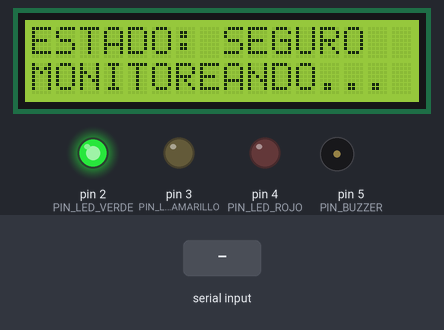
Bench run of a sketch on a simulated Arduino Uno, built with avr-gcc and run on an emulated ATmega328P. Parts: 16×2 character LCD, output pins drawn as LEDs (lit = HIGH), buzzer (waves = sounding). Dashed ring = blinking. Inputs (shaded band) come from the test bench.

Above: at 3.3 s.
3.4 s: "B" received over Serial
At 3.72 s:
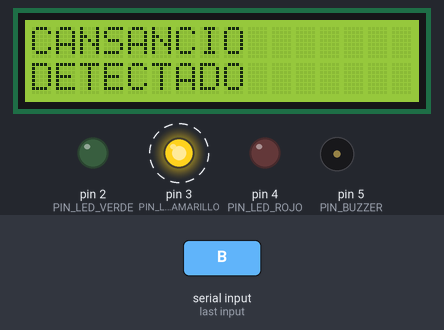
5.9 s: "C" received over Serial
At 7.65 s:
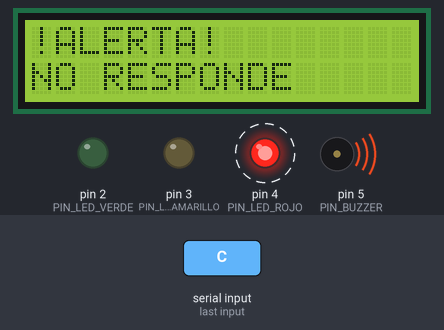
7.7 s: "D" received over Serial
At 8.9 s:
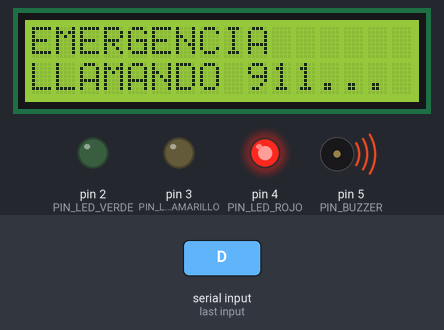
9.2 s: "1" received over Serial
At 10.5 s:
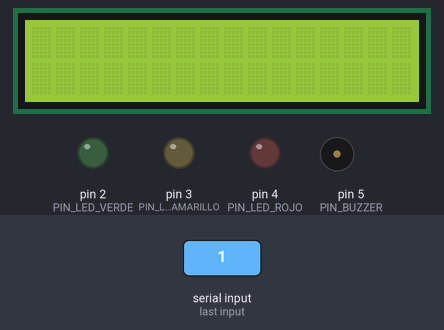
Timing chart, 0 to 11.7 s (numbered marks = the images above; inputs shaded):
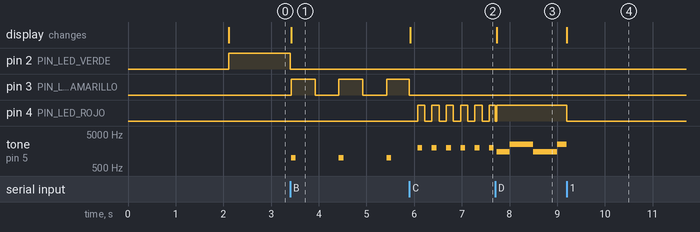

The sketch:

04_Integracion_Arduino.ino
```cpp
// ==========================================
// IMPORTACIÓN DE LIBRERÍAS
// ==========================================
#include <Wire.h>              // Librería estándar para comunicarse con dispositivos I2C (como el LCD)
#include <LiquidCrystal_I2C.h> // Librería para controlar pantallas LCD que tienen el módulo I2C soldado

// ==========================================
// CONFIGURACIÓN DE PINES (HARDWARE)
// ==========================================
// Definimos constantes para los pines donde conectamos los componentes.
// Usamos 'const int' para ahorrar memoria y evitar cambios accidentales.

// LEDs del semáforo de estado
const int PIN_LED_VERDE = 2;    // LED Verde conectado al pin digital 2
const int PIN_LED_AMARILLO = 3; // LED Amarillo conectado al pin digital 3
const int PIN_LED_ROJO = 4;     // LED Rojo conectado al pin digital 4

// Buzzer para las alarmas auditivas
const int PIN_BUZZER = 5;       // Buzzer (Pasivo o Activo) en el pin 5

// ==========================================
// CONFIGURACIÓN DEL OBJETO LCD
// ==========================================
// Creamos una instancia llamada 'lcd'.
// 0x27: Es la dirección hexadecimal estándar del chip I2C.
// 16: Indica que la pantalla tiene 16 columnas (caracteres por línea).
// 2: Indica que la pantalla tiene 2 filas.
LiquidCrystal_I2C lcd(0x27, 16, 2);

// ==========================================
// VARIABLES GLOBALES (MEMORIA DEL SISTEMA)
// ==========================================
// Variable que guarda el estado actual del sistema.
// 'A' = Normal, 'B' = Cansancio, 'C' = Alerta, 'D' = Emergencia
char estado_actual = 'A';

// Variables para manejar el parpadeo de LEDs sin usar delay() (Multitasking)
unsigned long tiempo_anterior_led = 0; // Guarda la última vez (en milisegundos) que el LED cambió
bool estado_led = false;               // Guarda si el LED está encendido (true) o apagado (false) en ese instante

// ==========================================
// FUNCIÓN SETUP (SE EJECUTA UNA VEZ AL INICIO)
// ==========================================
void setup() {
  // Iniciamos la comunicación serial a 9600 baudios para hablar con Python.
  Serial.begin(9600);

  // Configuramos los pines de los LEDs y el Buzzer como SALIDAS de voltaje.
  pinMode(PIN_LED_VERDE, OUTPUT);
  pinMode(PIN_LED_AMARILLO, OUTPUT);
  pinMode(PIN_LED_ROJO, OUTPUT);
  pinMode(PIN_BUZZER, OUTPUT);

  // Inicializamos la comunicación con la pantalla LCD
  lcd.init();
  lcd.backlight(); // Encendemos la luz de fondo de la pantalla

  // Secuencia de bienvenida (Intro)
  lcd.setCursor(0,0);       // Posicionamos el cursor: Columna 0, Fila 0
  lcd.print("SISTEMA");     // Escribimos texto
  lcd.setCursor(0,1);       // Bajamos a la Fila 1
  lcd.print("INICIANDO...");
  delay(2000);              // Esperamos 2 segundos para que el usuario lea
  lcd.clear();              // Limpiamos la pantalla

  // Establecemos el estado inicial visual (Verde y mensaje seguro)
  actualizarLCD('A');
}

// ==========================================
// FUNCIÓN LOOP (SE EJECUTA INFINITAMENTE)
// ==========================================
void loop() {

  // ----------------------------------------
  // 1. LEER COMUNICACIÓN DESDE PYTHON
  // ----------------------------------------
  // Serial.available() > 0 significa que han llegado datos por el cable USB.
  if (Serial.available() > 0) {
    char nuevo_estado = Serial.read(); // Leemos el carácter enviado ('A', 'B', 'C' o 'D')

    // Verificamos si el estado recibido es DIFERENTE al actual.
    // Esto es importante para no borrar y reescribir la LCD innecesariamente (evita parpadeo).
    if (nuevo_estado != estado_actual) {

      apagarTodo(); // Función auxiliar para apagar luces/sonidos viejos antes de cambiar

      estado_actual = nuevo_estado; // Actualizamos la variable de memoria

      actualizarLCD(estado_actual); // Cambiamos el texto en la pantalla
    }
  }

  // ----------------------------------------
  // 2. MÁQUINA DE ESTADOS (LÓGICA DE COMPORTAMIENTO)
  // ----------------------------------------
  // Obtenemos el tiempo actual en milisegundos desde que prendió el Arduino.
  unsigned long tiempo_actual = millis();

  // Switch-Case: Decide qué hacer según la letra en 'estado_actual'
  switch (estado_actual) {

    // CASO A: TODO NORMAL (VERDE)
    case 'A':
      digitalWrite(PIN_LED_VERDE, HIGH); // Encender LED Verde fijo
      break; // Salir del switch

    // CASO B: CANSANCIO (AMARILLO PARPADEANDO)
    case 'B':
      // Lógica de parpadeo sin delay (Non-blocking):
      // Si han pasado 500ms desde el último cambio...
      if (tiempo_actual - tiempo_anterior_led >= 500) {
        tiempo_anterior_led = tiempo_actual; // Actualizamos la marca de tiempo

        estado_led = !estado_led; // Invertimos el estado (Si estaba ON pasa a OFF, y viceversa)
        digitalWrite(PIN_LED_AMARILLO, estado_led); // Aplicamos el estado al LED

        // Sincronizamos un pitido suave con el encendido del LED
        if (estado_led) {
            tone(PIN_BUZZER, 1000, 100); // Tono de 1000Hz por 100ms
        }
      }
      break;

    // CASO C: ALERTA CRÍTICA (ROJO RÁPIDO)
    case 'C':
      // Similar al caso B, pero más rápido (cada 150ms)
      if (tiempo_actual - tiempo_anterior_led >= 150) {
        tiempo_anterior_led = tiempo_actual;
        estado_led = !estado_led;
        digitalWrite(PIN_LED_ROJO, estado_led);

        // Pitido más agudo (2000Hz) para generar urgencia
        if (estado_led) {
            tone(PIN_BUZZER, 2000, 100);
        }
      }
      break;

    // CASO D: EMERGENCIA TOTAL (ROJO FIJO + SIRENA)
    case 'D':
      digitalWrite(PIN_LED_ROJO, HIGH); // LED Rojo siempre encendido (Pánico)

      // Efecto de Sirena de Policía:
      // Usamos matemáticas (módulo %) para alternar tonos cada 500ms
      if ((tiempo_actual / 500) % 2 == 0) {
         tone(PIN_BUZZER, 2500); // Tono muy agudo
      } else {
         tone(PIN_BUZZER, 1500); // Tono medio
      }
      break;
  }
}

// ==========================================
// FUNCIONES AUXILIARES (HERRAMIENTAS)
// ==========================================

// Función para reiniciar todos los pines a 0 (Apagado)
// Se llama cada vez que cambiamos de estado para limpiar residuos.
void apagarTodo() {
  digitalWrite(PIN_LED_VERDE, LOW);
  digitalWrite(PIN_LED_AMARILLO, LOW);
  digitalWrite(PIN_LED_ROJO, LOW);
  noTone(PIN_BUZZER); // Detiene cualquier sonido activo
}

// Función para manejar qué texto se muestra en la pantalla
void actualizarLCD(char estado) {
  lcd.clear(); // Borra todo el texto anterior

  switch (estado) {
    case 'A': // Mensaje Normal
      lcd.setCursor(0, 0); lcd.print("ESTADO: SEGURO");
      lcd.setCursor(0, 1); lcd.print("MONITOREANDO...");
      break;

    case 'B': // Mensaje de Advertencia
      lcd.setCursor(0, 0); lcd.print("CANSANCIO");
      lcd.setCursor(0, 1); lcd.print("DETECTADO");
      break;

    case 'C': // Mensaje de Alerta
      lcd.setCursor(0, 0); lcd.print("!ALERTA!");
      lcd.setCursor(0, 1); lcd.print("NO RESPONDE");
      break;

    case 'D': // Mensaje de Emergencia
      lcd.setCursor(0, 0); lcd.print("EMERGENCIA");
      lcd.setCursor(0, 1); lcd.print("LLAMANDO 911...");
      break;
  }
}
```

Measured:
- after the input at 3.4 s, pin 2 (PIN_LED_VERDE): HIGH → LOW at once; pin 3 (PIN_LED_AMARILLO): alternates HIGH for 0.50 s and LOW for 0.50 s, starting at once; tone on pin 5 (PIN_BUZZER): alternates 1000 Hz for 0.10 s and silent for 0.90 s, starting at once; the display: changes at once (image 1)
- after the input at 5.9 s, pin 3 (PIN_LED_AMARILLO): goes on until 5.9 s, then stays LOW; pin 4 (PIN_LED_ROJO): alternates HIGH for 0.15 s and LOW for 0.15 s, starting after 0.17 s; tone on pin 5 (PIN_BUZZER): alternates 2000 Hz for 0.10 s and silent for 0.20 s, starting after 0.17 s; the display: changes at once (image 2)
- after the input at 7.7 s, the display: changes at once (image 3)
- after the input at 9.2 s, pin 4 (PIN_LED_ROJO): HIGH → LOW at once; the display: changes at once (image 4)
